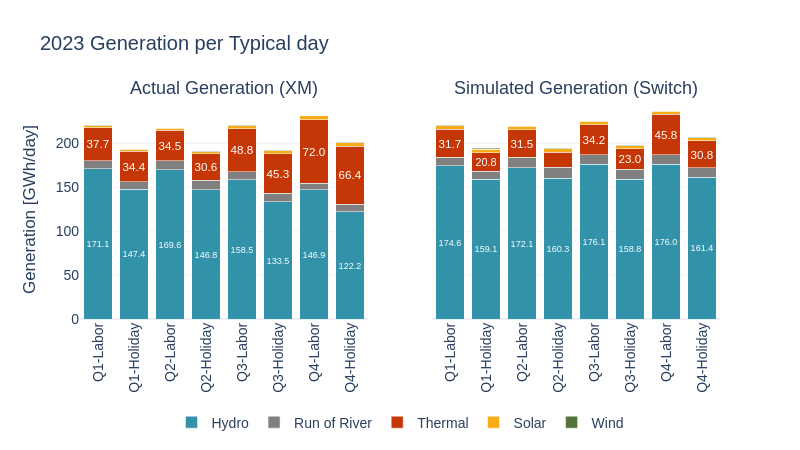

Notebook source saved alongside this figure:
### Code cell
sw.dispatch.plot_generation_per_typical_day(gen_res, gen_disp)

### Figure 1 — Plotly figure (JSON) as saved in the notebook; plotly's stock layout.template omitted (floating-point values rounded to 4 significant figures)
{"data": [{"insidetextanchor": "middle", "marker": {"color": "#3292A9"}, "name": "Hydro", "text": ["171.1", "147.4", "169.6", "146.8", "158.5", "133.5", "146.9", "122.2"], "textangle": 0, "textposition": "inside", "texttemplate": "%{text}", "type": "bar", "x": ["Q1-Labor", "Q1-Holiday", "Q2-Labor", "Q2-Holiday", "Q3-Labor", "Q3-Holiday", "Q4-Labor", "Q4-Holiday"], "xaxis": "x", "y": [171.1, 147.4, 169.6, 146.8, 158.5, 133.5, 146.9, 122.2], "yaxis": "y"}, {"insidetextanchor": "middle", "marker": {"color": "#808080"}, "name": "Run of River", "text": ["", "", "", "", "", "", "", ""], "textangle": 0, "textposition": "inside", "texttemplate": "%{text}", "type": "bar", "x": ["Q1-Labor", "Q1-Holiday", "Q2-Labor", "Q2-Holiday", "Q3-Labor", "Q3-Holiday", "Q4-Labor", "Q4-Holiday"], "xaxis": "x", "y": [8.928, 8.913, 10.5, 10.77, 9.243, 9.362, 7.85, 8.153], "yaxis": "y"}, {"insidetextanchor": "middle", "marker": {"color": "#C53707"}, "name": "Thermal", "text": ["37.7", "34.4", "34.5", "30.6", "48.8", "45.3", "72.0", "66.4"], "textangle": 0, "textposition": "inside", "texttemplate": "%{text}", "type": "bar", "x": ["Q1-Labor", "Q1-Holiday", "Q2-Labor", "Q2-Holiday", "Q3-Labor", "Q3-Holiday", "Q4-Labor", "Q4-Holiday"], "xaxis": "x", "y": [37.73, 34.43, 34.5, 30.58, 48.8, 45.28, 71.98, 66.44], "yaxis": "y"}, {"insidetextanchor": "middle", "marker": {"color": "#F7AB17"}, "name": "Solar", "text": ["", "", "", "", "", "", "", ""], "textangle": 0, "textposition": "inside", "texttemplate": "%{text}", "type": "bar", "x": ["Q1-Labor", "Q1-Holiday", "Q2-Labor", "Q2-Holiday", "Q3-Labor", "Q3-Holiday", "Q4-Labor", "Q4-Holiday"], "xaxis": "x", "y": [2.224, 2.192, 2.307, 2.207, 3.158, 3.122, 4.321, 3.938], "yaxis": "y"}, {"insidetextanchor": "middle", "marker": {"color": "#55733D"}, "name": "Wind", "text": ["", "", "", "", "", "", "", ""], "textangle": 0, "textposition": "inside", "texttemplate": "%{text}", "type": "bar", "x": ["Q1-Labor", "Q1-Holiday", "Q2-Labor", "Q2-Holiday", "Q3-Labor", "Q3-Holiday", "Q4-Labor", "Q4-Holiday"], "xaxis": "x", "y": [0.5147, 0.5072, 0.5385, 0.4895, 0.5042, 0.5134, 0.3709, 0.3365], "yaxis": "y"}, {"insidetextanchor": "middle", "marker": {"color": "#3292A9"}, "name": "Hydro", "showlegend": false, "text": ["174.6", "159.1", "172.1", "160.3", "176.1", "158.8", "176.0", "161.4"], "textangle": 0, "textposition": "inside", "texttemplate": "%{text:.1f}", "type": "bar", "x": ["Q1-Labor", "Q1-Holiday", "Q2-Labor", "Q2-Holiday", "Q3-Labor", "Q3-Holiday", "Q4-Labor", "Q4-Holiday"], "xaxis": "x2", "y": [174.6, 159.1, 172.1, 160.3, 176.1, 158.8, 176.0, 161.4], "yaxis": "y2"}, {"insidetextanchor": "middle", "marker": {"color": "#808080"}, "name": "Run of River", "showlegend": false, "text": ["", "", "", "", "", "", "", ""], "textangle": 0, "textposition": "inside", "texttemplate": "%{text:.1f}", "type": "bar", "x": ["Q1-Labor", "Q1-Holiday", "Q2-Labor", "Q2-Holiday", "Q3-Labor", "Q3-Holiday", "Q4-Labor", "Q4-Holiday"], "xaxis": "x2", "y": [9.392, 9.299, 12.05, 12.23, 11.05, 11.63, 10.93, 10.43], "yaxis": "y2"}, {"insidetextanchor": "middle", "marker": {"color": "#C53707"}, "name": "Thermal", "showlegend": false, "text": ["31.7", "20.8", "31.5", "", "34.2", "23.0", "45.8", "30.8"], "textangle": 0, "textposition": "inside", "texttemplate": "%{text:.1f}", "type": "bar", "x": ["Q1-Labor", "Q1-Holiday", "Q2-Labor", "Q2-Holiday", "Q3-Labor", "Q3-Holiday", "Q4-Labor", "Q4-Holiday"], "xaxis": "x2", "y": [31.68, 20.82, 31.46, 17.06, 34.16, 23.01, 45.83, 30.76], "yaxis": "y2"}, {"insidetextanchor": "middle", "marker": {"color": "#F7AB17"}, "name": "Solar", "showlegend": false, "text": ["", "", "", "", "", "", "", ""], "textangle": 0, "textposition": "inside", "texttemplate": "%{text:.1f}", "type": "bar", "x": ["Q1-Labor", "Q1-Holiday", "Q2-Labor", "Q2-Holiday", "Q3-Labor", "Q3-Holiday", "Q4-Labor", "Q4-Holiday"], "xaxis": "x2", "y": [4.27, 4.261, 3.864, 3.838, 3.693, 3.714, 3.498, 3.503], "yaxis": "y2"}, {"insidetextanchor": "middle", "marker": {"color": "#55733D"}, "name": "Wind", "showlegend": false, "text": ["", "", "", "", "", "", "", ""], "textangle": 0, "textposition": "inside", "texttemplate": "%{text:.1f}", "type": "bar", "x": ["Q1-Labor", "Q1-Holiday", "Q2-Labor", "Q2-Holiday", "Q3-Labor", "Q3-Holiday", "Q4-Labor", "Q4-Holiday"], "xaxis": "x2", "y": [0.6379, 0.6439, 0.603, 0.6033, 0.5907, 0.6025, 0.5134, 0.5176], "yaxis": "y2"}], "layout": {"annotations": [{"font": {"size": 18}, "showarrow": false, "text": "Actual Generation (XM)", "x": 0.225, "xanchor": "center", "xref": "paper", "y": 1, "yanchor": "bottom", "yref": "paper"}, {"font": {"size": 18}, "showarrow": false, "text": "Simulated Generation (Switch)", "x": 0.775, "xanchor": "center", "xref": "paper", "y": 1, "yanchor": "bottom", "yref": "paper"}], "barmode": "stack", "font": {"family": "Arial", "size": 14}, "height": 450, "legend": {"orientation": "h", "traceorder": "normal", "x": 0.5, "xanchor": "center", "y": -0.4}, "title": {"text": "2023 Generation per Typical day"}, "width": 800, "xaxis": {"anchor": "y", "domain": [0, 0.45], "tickangle": -90}, "xaxis2": {"anchor": "y2", "domain": [0.55, 1], "tickangle": -90}, "yaxis": {"anchor": "x", "domain": [0, 1], "title": {"text": "Generation [GWh/day]"}}, "yaxis2": {"anchor": "x2", "domain": [0, 1], "matches": "y", "showticklabels": false}}}
